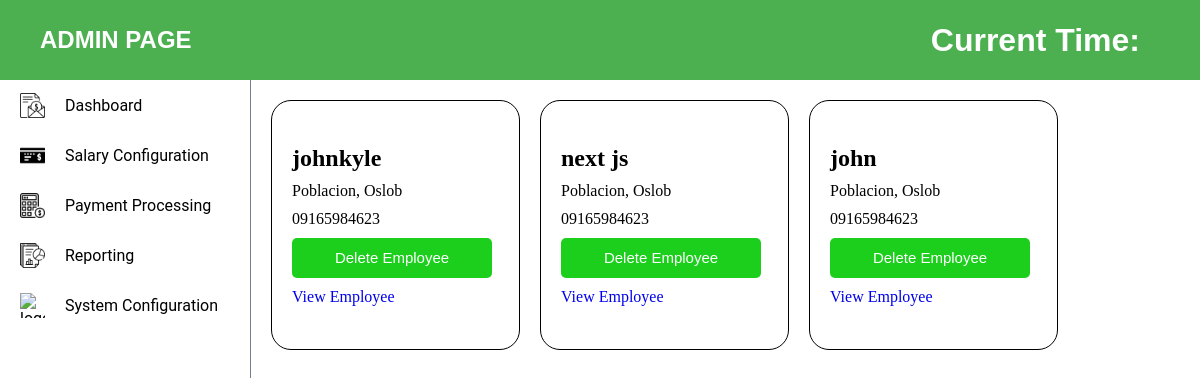
Page /admin-dashboard on the earlier database version.
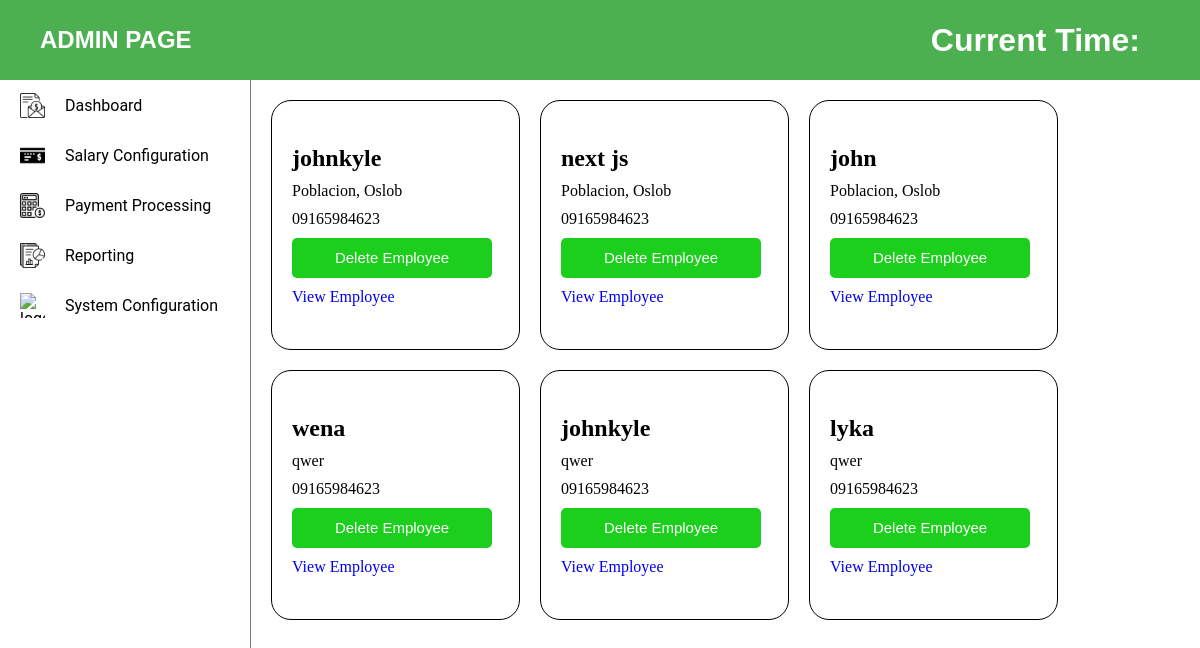
Same page on the later database version.
### myapp/models.py (models this page shows, shortened)
class Employee(AbstractUser):
    employee_id = models.AutoField(primary_key=True, unique=True)
    name = models.CharField(max_length=255)
    email = models.EmailField(unique=True)
    contact = models.CharField(max_length=15)
    address = models.TextField()
    username = models.CharField(max_length=255)
    password = models.CharField(max_length=128)
    groups = models.ManyToManyField('auth.Group', related_name='employee_groups', blank=True)
    user_permissions = models.ManyToManyField('auth.Permission', related_name='employee_permissions', blank=True)

### myapp/views.py (the view)
# urls.py: path("admin-dashboard", views.admin_view, name="admin_view"),
def admin_view(request):
    employees = Employee.objects.all()
    return render(request, 'admin-view/admin.html', {
        'employees' : employees
    })

### myapp/templates/admin-view/admin.html (shortened to what this page needs)
<!DOCTYPE html>
<html lang="en">
<head>
    {% load static %}
    <link rel="stylesheet" href="{% static 'css/navbar.css' %}">
    <link rel="stylesheet" href="{% static 'css/dashboard.css' %}">
    <link rel="stylesheet" href="{% static 'css/admin.css' %}">
    <link rel="stylesheet" href="{% static 'css/admin-dashboard.css' %}">
</head>
<body>
    <div class="admin-header">
        <h2>ADMIN PAGE</h2>
        <div class="right-side-header">
            <h1>Current Time:</h1>
        </div>
    </div>
    <div class="page-content">
        <aside class="aside-content">
            <ul class="aside-nav">
                <a class="aside-nav-items" href="{% url 'admin_view' %}">
                    <img class="sidenav-logo" src="../images/salary.png" alt="logo">
                    Dashboard
                </a>
                <a class="aside-nav-items" href="{% url 'salary_config' %}">
                    <img class="sidenav-logo" src="../images/bank-check.png" alt="logo">
                    Salary Configuration
                </a>
                <a class="aside-nav-items" href="{% url 'payment_proc' %}">
                    <img class="sidenav-logo" src="../images/calculator.png" alt="logo">
                    Payment Processing
                </a>
                <a class="aside-nav-items" href="{% url 'reporting' %}">
                    <img class="sidenav-logo" src="../images/report.png" alt="logo">
                    Reporting
                </a>
                <a class="aside-nav-items" href="{% url 'system_config' %}">
                    <img class="sidenav-logo" src="../images/system.png" alt="logo">
                    System Configuration
                </a>
            </ul>
        </aside>
        <section class="admin-content">
            <div class="card-container">
                {% for employee in employees %}
                    <div class="card-content">
                        <h1>{{ employee.name }}</h1>
                        <p>{{ employee.address }}</p>
                        <p>{{ employee.contact }}</p>
                        <button>Delete Employee</button>
                        <a href="#" onclick="openEditDialog('{{ employee.name }}', '{{ employee.address }}', '{{ employee.contact }}')">View Employee</a>
                    </div>
                {% endfor %}
            </div>
        </section>
    </div>
</body>
</html>

Differences in the rows shown:
added Employee: name "wena", address "qwer", contact "09165984623"
added Employee: name "johnkyle", address "qwer", contact "09165984623"
added Employee: name "lyka", address "qwer", contact "09165984623"
